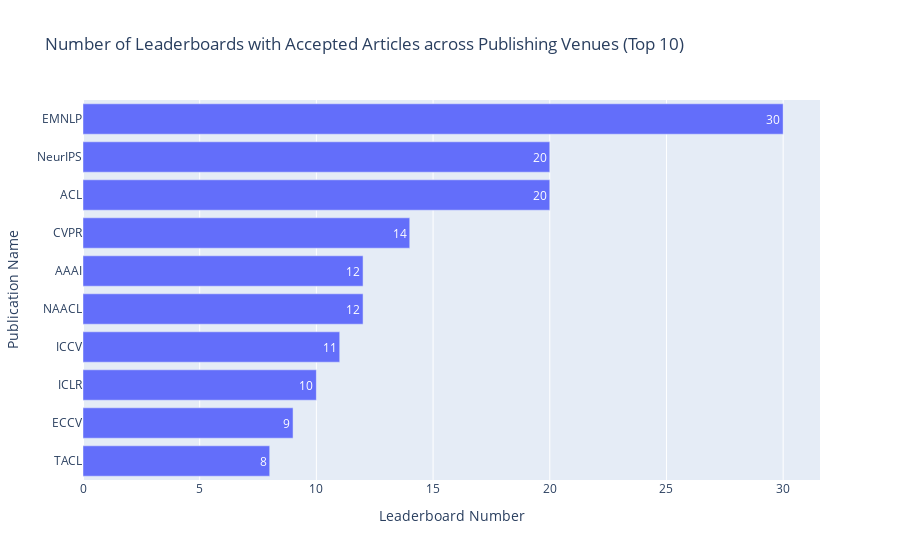

This figure's notebook cell:
### Code cell
df = pd.read_csv(path_rq1 / 'Leaderboard_processed.csv')
df_pub = df[df['#Publishing venue'] > 0]
print(f"{len(df_pub)} leaderboards are associated with specific publications, including articles, preprints, and reports, accounting for {round(len(df_pub)/len(df)*100,2)}% of the total.")

df_pub['Publishing venues'] = df_pub['Publishing venues'].apply(ast.literal_eval)
df_accepted = df_pub[df_pub['Publishing venues'].apply(lambda x: 'Preprint' not in x)]
print(f"{len(df_accepted)} articles have been accepted in a specific workshop, conference and journal, accounting for {round(len(df_accepted)/len(df)*100,2)}% of the total publications.")

df_split = df_accepted.explode('Publishing venues').groupby('Publishing venues').size().reset_index(name='Frequency')
df_split['Weight'] = 1

statistics = {
    'Property': 'Distribution of Leaderboards across Publishing Venues',
    'Mean': round(np.mean(df_split['Frequency']), 2),
    'Median': np.median(df_split['Frequency']),
    'Mode': stats.mode(df_split['Frequency'])[0],
    'Standard Deviation': round(np.std(df_split['Frequency']), 2),
    'Gini Coefficient': round(ineqpy.inequality.gini(data=df_split, income='Frequency', weights='Weight'), 3),
}
df_statistics = pd.read_csv(path_rq1 / 'leaderboard_statistics.csv')
if statistics['Property'] in df_statistics['Property'].values:
    # If the id exists, update the row
    df_statistics = df_statistics[df_statistics['Property'] != statistics['Property']]  # Remove the old row
    df_statistics = pd.concat([df_statistics, pd.DataFrame([statistics])], ignore_index=True)  # Insert the new row
else:
    # If the id does not exist, insert the new row
    df_statistics = pd.concat([df_statistics, pd.DataFrame([statistics])], ignore_index=True)
df_statistics.sort_values(by='Property', inplace=True)
df_statistics.to_csv(path_rq1 / 'leaderboard_statistics.csv', index=False)

df_top = df_split.sort_values(by='Frequency', ascending=False).head(10)
print(f"{df_top['Publishing venues'].iloc[0]} emerges as the conference with most number of accepted articles, accounting for {round(df_top['Frequency'].iloc[0]/len(df_accepted)*100,2)}% ({df_top['Frequency'].iloc[0]} out of {len(df_accepted)}) of the total.")

fig = go.Figure(go.Bar(
        x=df_top['Frequency'],  # Values for the bar lengths
        y=df_top['Publishing venues'],  # Categories for each bar
        orientation='h',  # Sets the bars to be horizontal
        text=df_top['Frequency'],  # Adds the values as text on each bar
        textposition='auto'  # Automatically positions the text on the bars
))
fig.update_layout(
        title=f'Number of Leaderboards with Accepted Articles across Publishing Venues (Top 10)',
        xaxis_title='Leaderboard Number',
        yaxis_title='Publication Name',
        yaxis_autorange='reversed'  # This line makes the bars go top-down
)
fig.show()

### Figure 1 — Plotly figure (JSON) as saved in the notebook; plotly's stock layout.template omitted (floating-point values rounded to 4 significant figures)
{"data": [{"orientation": "h", "text": [30, 20, 20, 14, 12, 12, 11, 10, 9, 8], "textposition": "auto", "type": "bar", "x": [30, 20, 20, 14, 12, 12, 11, 10, 9, 8], "y": ["EMNLP", "NeurIPS", "ACL", "CVPR", "AAAI", "NAACL", "ICCV", "ICLR", "ECCV", "TACL"]}], "layout": {"title": {"text": "Number of Leaderboards with Accepted Articles across Publishing Venues (Top 10)"}, "xaxis": {"title": {"text": "Leaderboard Number"}}, "yaxis": {"autorange": "reversed", "title": {"text": "Publication Name"}}}}
